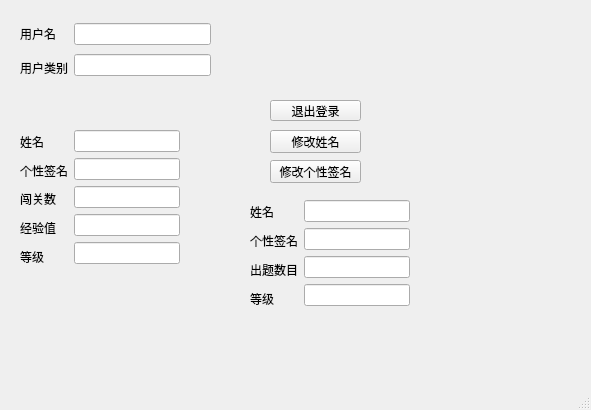
<?xml version="1.0" encoding="UTF-8"?>
<ui version="4.0">
 <class>UserHomeForm</class>
 <widget class="QMainWindow" name="UserHomeForm">
  <property name="geometry">
   <rect>
    <x>0</x>
    <y>0</y>
    <width>591</width>
    <height>410</height>
   </rect>
  </property>
  <property name="windowTitle">
   <string>MainWindow</string>
  </property>
  <widget class="QWidget" name="centralwidget">
   <widget class="QWidget" name="horizontalLayoutWidget">
    <property name="geometry">
     <rect>
      <x>20</x>
      <y>20</y>
      <width>191</width>
      <height>61</height>
     </rect>
    </property>
    <layout class="QHBoxLayout" name="horizontalLayout">
     <item>
      <layout class="QVBoxLayout" name="verticalLayout_2">
       <item>
        <widget class="QLabel" name="lblUserName">
         <property name="text">
          <string>用户名</string>
         </property>
        </widget>
       </item>
       <item>
        <widget class="QLabel" name="lblType">
         <property name="text">
          <string>用户类别</string>
         </property>
        </widget>
       </item>
      </layout>
     </item>
     <item>
      <layout class="QVBoxLayout" name="verticalLayout">
       <item>
        <widget class="QLineEdit" name="txtUserName">
         <property name="readOnly">
          <bool>true</bool>
         </property>
        </widget>
       </item>
       <item>
        <widget class="QLineEdit" name="txtType">
         <property name="readOnly">
          <bool>true</bool>
         </property>
        </widget>
       </item>
      </layout>
     </item>
    </layout>
   </widget>
   <widget class="QWidget" name="horizontalLayoutWidget_2">
    <property name="geometry">
     <rect>
      <x>20</x>
      <y>130</y>
      <width>160</width>
      <height>138</height>
     </rect>
    </property>
    <layout class="QHBoxLayout" name="horizontalLayout_2">
     <item>
      <layout class="QVBoxLayout" name="verticalLayout_4">
       <item>
        <widget class="QLabel" name="lblPName">
         <property name="text">
          <string>姓名</string>
         </property>
        </widget>
       </item>
       <item>
        <widget class="QLabel" name="lblPTag">
         <property name="text">
          <string>个性签名</string>
         </property>
        </widget>
       </item>
       <item>
        <widget class="QLabel" name="lblPuzzlePassed">
         <property name="text">
          <string>闯关数</string>
         </property>
        </widget>
       </item>
       <item>
        <widget class="QLabel" name="lblPExp">
         <property name="text">
          <string>经验值</string>
         </property>
        </widget>
       </item>
       <item>
        <widget class="QLabel" name="lblPLevel">
         <property name="text">
          <string>等级</string>
         </property>
        </widget>
       </item>
      </layout>
     </item>
     <item>
      <layout class="QVBoxLayout" name="verticalLayout_3">
       <item>
        <widget class="QLineEdit" name="txtPName">
         <property name="readOnly">
          <bool>true</bool>
         </property>
        </widget>
       </item>
       <item>
        <widget class="QLineEdit" name="txtPTag">
         <property name="readOnly">
          <bool>true</bool>
         </property>
        </widget>
       </item>
       <item>
        <widget class="QLineEdit" name="txtPPuzzlePassed">
         <property name="readOnly">
          <bool>true</bool>
         </property>
        </widget>
       </item>
       <item>
        <widget class="QLineEdit" name="txtPExp">
         <property name="readOnly">
          <bool>true</bool>
         </property>
        </widget>
       </item>
       <item>
        <widget class="QLineEdit" name="txtPLevel">
         <property name="readOnly">
          <bool>true</bool>
         </property>
        </widget>
       </item>
      </layout>
     </item>
    </layout>
   </widget>
   <widget class="QWidget" name="horizontalLayoutWidget_3">
    <property name="geometry">
     <rect>
      <x>250</x>
      <y>200</y>
      <width>160</width>
      <height>110</height>
     </rect>
    </property>
    <layout class="QHBoxLayout" name="horizontalLayout_3">
     <item>
      <layout class="QVBoxLayout" name="verticalLayout_5">
       <item>
        <widget class="QLabel" name="lblDName">
         <property name="text">
          <string>姓名</string>
         </property>
        </widget>
       </item>
       <item>
        <widget class="QLabel" name="lblDTag">
         <property name="text">
          <string>个性签名</string>
         </property>
        </widget>
       </item>
       <item>
        <widget class="QLabel" name="lblDPuzzleMade">
         <property name="text">
          <string>出题数目</string>
         </property>
        </widget>
       </item>
       <item>
        <widget class="QLabel" name="lblDLevel">
         <property name="text">
          <string>等级</string>
         </property>
        </widget>
       </item>
      </layout>
     </item>
     <item>
      <layout class="QVBoxLayout" name="verticalLayout_6">
       <item>
        <widget class="QLineEdit" name="txtDName">
         <property name="readOnly">
          <bool>true</bool>
         </property>
        </widget>
       </item>
       <item>
        <widget class="QLineEdit" name="txtDTag">
         <property name="readOnly">
          <bool>true</bool>
         </property>
        </widget>
       </item>
       <item>
        <widget class="QLineEdit" name="txtDPuzzleMade">
         <property name="readOnly">
          <bool>true</bool>
         </property>
        </widget>
       </item>
       <item>
        <widget class="QLineEdit" name="txtDLevel">
         <property name="readOnly">
          <bool>true</bool>
         </property>
        </widget>
       </item>
      </layout>
     </item>
    </layout>
   </widget>
   <widget class="QPushButton" name="btnEditName">
    <property name="geometry">
     <rect>
      <x>270</x>
      <y>130</y>
      <width>91</width>
      <height>23</height>
     </rect>
    </property>
    <property name="text">
     <string>修改姓名</string>
    </property>
   </widget>
   <widget class="QPushButton" name="btnEditTag">
    <property name="geometry">
     <rect>
      <x>270</x>
      <y>160</y>
      <width>91</width>
      <height>23</height>
     </rect>
    </property>
    <property name="text">
     <string>修改个性签名</string>
    </property>
   </widget>
   <widget class="QPushButton" name="btnLogout">
    <property name="geometry">
     <rect>
      <x>270</x>
      <y>100</y>
      <width>91</width>
      <height>21</height>
     </rect>
    </property>
    <property name="text">
     <string>退出登录</string>
    </property>
   </widget>
  </widget>
  <widget class="QStatusBar" name="statusbar"/>
 </widget>
 <resources/>
 <connections/>
</ui>
